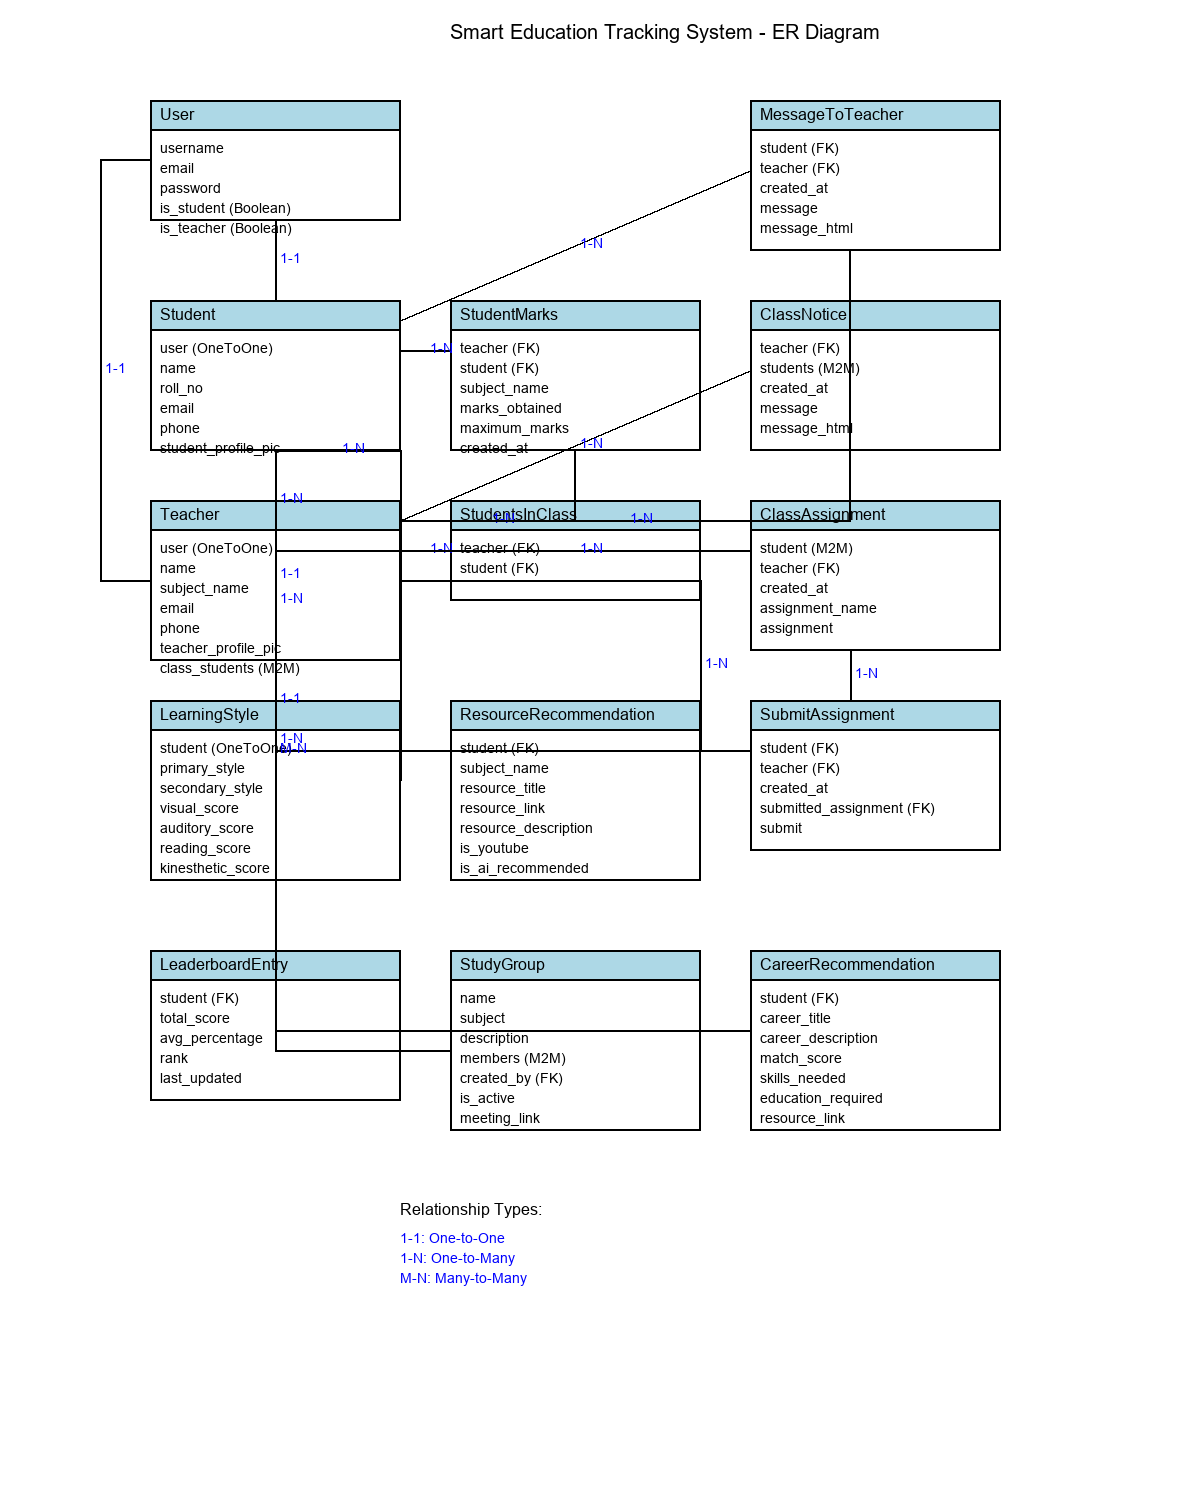

Here is the Python script that generated this plot:
import matplotlib.pyplot as plt
import numpy as np
from PIL import Image, ImageDraw, ImageFont
import os

# Create a diagram showing the relationships between models
WIDTH, HEIGHT = 1200, 1500
image = Image.new('RGB', (WIDTH, HEIGHT), color='white')
draw = ImageDraw.Draw(image)

# Try to load font, use default if not available
try:
    title_font = ImageFont.truetype("arial.ttf", 20)
    header_font = ImageFont.truetype("arial.ttf", 16)
    normal_font = ImageFont.truetype("arial.ttf", 14)
except:
    title_font = ImageFont.load_default()
    header_font = ImageFont.load_default()
    normal_font = ImageFont.load_default()

# Draw title
draw.text((WIDTH//2-150, 20), "Smart Education Tracking System - ER Diagram", fill="black", font=title_font)

# Define model boxes
models = [
    {"name": "User", "x": 150, "y": 100, "width": 250, "height": 120, "fields": [
        "username", "email", "password", "is_student (Boolean)", "is_teacher (Boolean)"
    ]},
    {"name": "Student", "x": 150, "y": 300, "width": 250, "height": 150, "fields": [
        "user (OneToOne)", "name", "roll_no", "email", "phone", "student_profile_pic"
    ]},
    {"name": "Teacher", "x": 150, "y": 500, "width": 250, "height": 160, "fields": [
        "user (OneToOne)", "name", "subject_name", "email", "phone", "teacher_profile_pic", "class_students (M2M)"
    ]},
    {"name": "StudentMarks", "x": 450, "y": 300, "width": 250, "height": 150, "fields": [
        "teacher (FK)", "student (FK)", "subject_name", "marks_obtained", "maximum_marks", "created_at"
    ]},
    {"name": "StudentsInClass", "x": 450, "y": 500, "width": 250, "height": 100, "fields": [
        "teacher (FK)", "student (FK)"
    ]},
    {"name": "MessageToTeacher", "x": 750, "y": 100, "width": 250, "height": 150, "fields": [
        "student (FK)", "teacher (FK)", "created_at", "message", "message_html"
    ]},
    {"name": "ClassNotice", "x": 750, "y": 300, "width": 250, "height": 150, "fields": [
        "teacher (FK)", "students (M2M)", "created_at", "message", "message_html"
    ]},
    {"name": "ClassAssignment", "x": 750, "y": 500, "width": 250, "height": 150, "fields": [
        "student (M2M)", "teacher (FK)", "created_at", "assignment_name", "assignment"
    ]},
    {"name": "SubmitAssignment", "x": 750, "y": 700, "width": 250, "height": 150, "fields": [
        "student (FK)", "teacher (FK)", "created_at", "submitted_assignment (FK)", "submit"
    ]},
    {"name": "ResourceRecommendation", "x": 450, "y": 700, "width": 250, "height": 180, "fields": [
        "student (FK)", "subject_name", "resource_title", "resource_link", "resource_description", "is_youtube", "is_ai_recommended"
    ]},
    {"name": "LearningStyle", "x": 150, "y": 700, "width": 250, "height": 180, "fields": [
        "student (OneToOne)", "primary_style", "secondary_style", "visual_score", "auditory_score", "reading_score", "kinesthetic_score"
    ]},
    {"name": "StudyGroup", "x": 450, "y": 950, "width": 250, "height": 180, "fields": [
        "name", "subject", "description", "members (M2M)", "created_by (FK)", "is_active", "meeting_link"
    ]},
    {"name": "LeaderboardEntry", "x": 150, "y": 950, "width": 250, "height": 150, "fields": [
        "student (FK)", "total_score", "avg_percentage", "rank", "last_updated"
    ]},
    {"name": "CareerRecommendation", "x": 750, "y": 950, "width": 250, "height": 180, "fields": [
        "student (FK)", "career_title", "career_description", "match_score", "skills_needed", "education_required", "resource_link"
    ]},
]

# Draw each model
for model in models:
    # Draw box
    draw.rectangle([(model["x"], model["y"]), (model["x"] + model["width"], model["y"] + model["height"])], 
                 outline="black", width=2)
    
    # Draw header
    draw.rectangle([(model["x"], model["y"]), (model["x"] + model["width"], model["y"] + 30)], 
                 fill="lightblue", outline="black", width=2)
    
    # Draw model name
    draw.text((model["x"] + 10, model["y"] + 5), model["name"], fill="black", font=header_font)
    
    # Draw fields
    for i, field in enumerate(model["fields"]):
        draw.text((model["x"] + 10, model["y"] + 40 + i*20), field, fill="black", font=normal_font)

# Draw relationships
relationships = [
    # User relationships
    {"from": "User", "to": "Student", "type": "1-1", "points": [(275, 220), (275, 300)]},
    {"from": "User", "to": "Teacher", "type": "1-1", "points": [(150, 160), (100, 160), (100, 580), (150, 580)]},
    
    # Student relationships
    {"from": "Student", "to": "StudentMarks", "type": "1-N", "points": [(400, 350), (450, 350)]},
    {"from": "Student", "to": "StudentsInClass", "type": "1-N", "points": [(275, 450), (275, 550), (450, 550)]},
    {"from": "Student", "to": "MessageToTeacher", "type": "1-N", "points": [(400, 320), (750, 170)]},
    {"from": "Student", "to": "SubmitAssignment", "type": "1-N", "points": [(275, 450), (275, 750), (750, 750)]},
    {"from": "Student", "to": "ResourceRecommendation", "type": "1-N", "points": [(275, 450), (400, 450), (400, 780)]},
    {"from": "Student", "to": "LearningStyle", "type": "1-1", "points": [(275, 450), (275, 700)]},
    {"from": "Student", "to": "LeaderboardEntry", "type": "1-1", "points": [(275, 450), (275, 950)]},
    {"from": "Student", "to": "StudyGroup", "type": "M-N", "points": [(275, 450), (275, 1050), (450, 1050)]},
    {"from": "Student", "to": "CareerRecommendation", "type": "1-N", "points": [(275, 450), (275, 1030), (750, 1030)]},
    
    # Teacher relationships
    {"from": "Teacher", "to": "StudentMarks", "type": "1-N", "points": [(400, 520), (575, 520), (575, 450)]},
    {"from": "Teacher", "to": "StudentsInClass", "type": "1-N", "points": [(400, 550), (450, 550)]},
    {"from": "Teacher", "to": "MessageToTeacher", "type": "1-N", "points": [(400, 520), (850, 520), (850, 250)]},
    {"from": "Teacher", "to": "ClassNotice", "type": "1-N", "points": [(400, 520), (750, 370)]},
    {"from": "Teacher", "to": "ClassAssignment", "type": "1-N", "points": [(400, 550), (750, 550)]},
    {"from": "Teacher", "to": "SubmitAssignment", "type": "1-N", "points": [(400, 580), (700, 580), (700, 750), (750, 750)]},
    
    # Other relationships
    {"from": "ClassAssignment", "to": "SubmitAssignment", "type": "1-N", "points": [(850, 650), (850, 700)]},
]

# Draw the relationships
for rel in relationships:
    # Get model positions
    for point1, point2 in zip(rel["points"], rel["points"][1:]):
        draw.line([point1, point2], fill="black", width=2)
    
    # Draw relationship type near the line midpoint
    if len(rel["points"]) >= 2:
        midpoint_idx = len(rel["points"]) // 2 - 1
        midpoint = rel["points"][midpoint_idx]
        next_point = rel["points"][midpoint_idx + 1]
        
        mid_x = (midpoint[0] + next_point[0]) // 2
        mid_y = (midpoint[1] + next_point[1]) // 2
        
        draw.text((mid_x + 5, mid_y - 10), rel["type"], fill="blue", font=normal_font)

# Legend
legend_x, legend_y = 400, 1200
draw.text((legend_x, legend_y), "Relationship Types:", fill="black", font=header_font)
draw.text((legend_x, legend_y + 30), "1-1: One-to-One", fill="blue", font=normal_font)
draw.text((legend_x, legend_y + 50), "1-N: One-to-Many", fill="blue", font=normal_font)
draw.text((legend_x, legend_y + 70), "M-N: Many-to-Many", fill="blue", font=normal_font)

# Save the image
image.save("er_diagram.png")
print("ER Diagram saved as er_diagram.png") 
